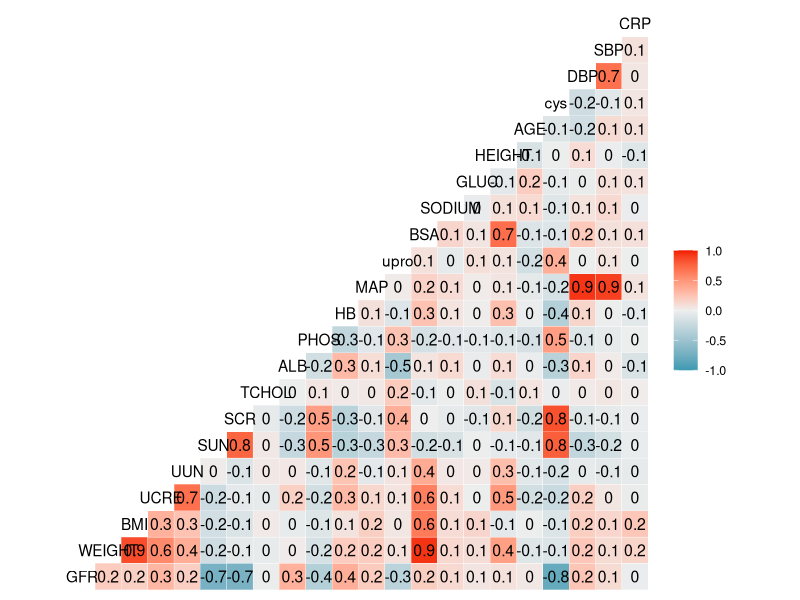
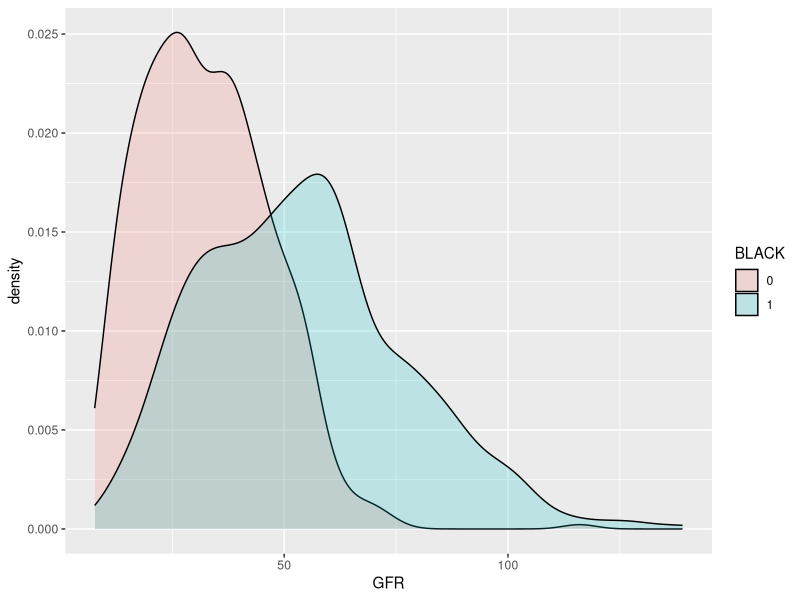
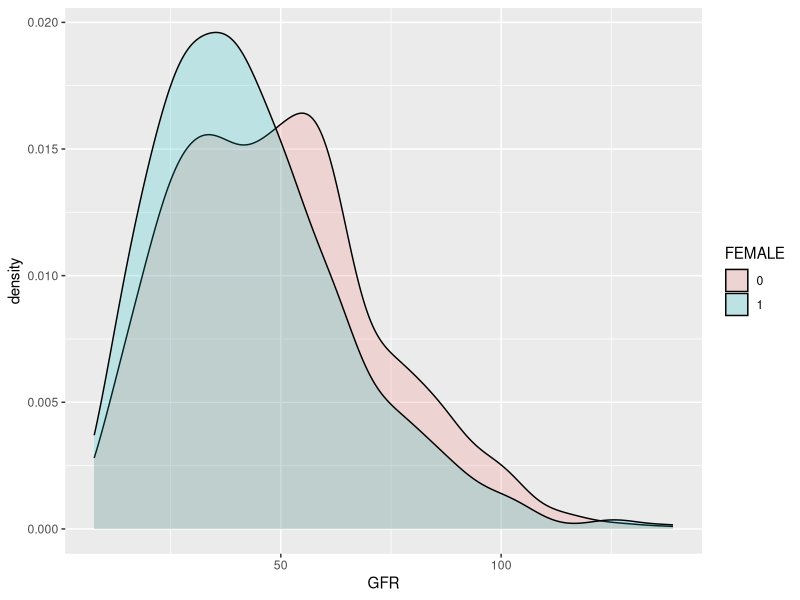
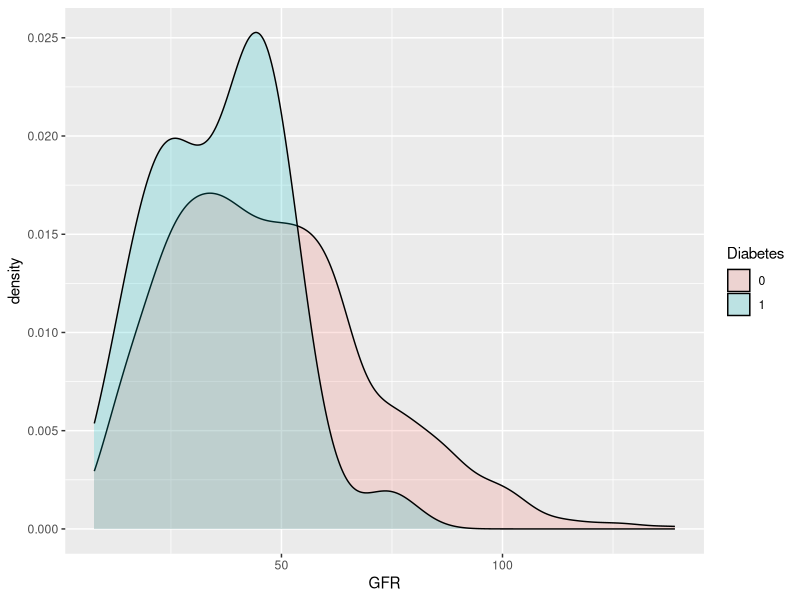

Generate these figures, in order, with R: (Note: this script raises an error after producing the figures.)
library(dplyr)
library(ggplot2)
library(ggfortify)
library(GGally)
library(Hmisc)
library(stats)
library(glmnet)

kidney = read.csv("kidney.csv")
dim(kidney)
names(kidney)

# Missing data
perc.missing = apply(apply(kidney, 2, is.na),2, mean)
kidney = kidney %>% select(-hbpstatus, -UPHO, -TRIG, -LDL, -HDL, -HBA1C)
kidney = na.omit(kidney)
dim(kidney)
attach(kidney)

# Convert to factors
kidney$BLACK = as.factor(BLACK) 
kidney$FEMALE = as.factor(FEMALE) 
kidney$Diabetes = as.factor(Diabetes)

# Look at variable relationships
ggcorr(kidney,label=TRUE)
ggplot(data=kidney) + geom_density(aes(x=GFR,fill=BLACK),alpha = 0.2)
ggplot(data=kidney) + geom_density(aes(x=GFR,fill=FEMALE),alpha = 0.2)
ggplot(data=kidney) + geom_density(aes(x=GFR,fill=Diabetes),alpha = 0.2)

# Split into test and train set
split = sample(1:nrow(kidney), size = floor(0.75*nrow(kidney)))
kidney.train = kidney[split,]
kidney.test = kidney[-split,]

# Step function for forward selection
lm.null = lm(GFR~1,data=kidney.train)
lm.full = lm(GFR~.,data=kidney.train)
forward.lm = step(lm.null,scope=list(lower=lm.null,upper=lm.full),direction="forward")
forward.lm$anova
summary(forward.lm)
forward.mse = mean((kidney.test$GFR - predict(forward.lm, kidney.test))^2)

ggplot()+geom_line(aes(x=1:12, y=forward.lm$anova$AIC))+ylab("AIC")+xlab("Number of Variables")

# Try out for backward selection and compare models and test MSE. 
backward.lm = step(lm.full,scope=list(lower=lm.null,upper=lm.full),direction="backward")
backward.lm$anova
summary(backward.lm)
backward.mse = mean((kidney.test$GFR - predict(backward.lm, kidney.test))^2)


# Lasso and ridge require data in matrix format - use model.matrix which transforms categorical variables
X=model.matrix(GFR~.,kidney)[,-1]
Y=kidney$GFR

# First look at output for ridge regression
grid = 10^seq(10, -2, length = 100)
ridge.lm = glmnet(X,Y,alpha=0,lambda=grid)
plot(ridge.lm)
ridge.lm$lambda[20]
coef(ridge.lm)[,20]
ridge.lm$lambda[50]
coef(ridge.lm)[,50]

# 10-fold cross-validation for ridge
folds = sample(1:10, nrow(kidney), replace = TRUE)
cv.mse = matrix(NA, nrow = 10, ncol = 100)

for (i in 1:10){
  ridge.lm=glmnet(X[folds!=i,],Y[folds!=i],alpha=0,lambda=grid)
  for (j in 1:100){
    cv.mse[i,j] = mean((predict(ridge.lm,s=grid[j],newx=X[folds==i,])-Y[folds==i])^2)
  }
}
avg.cv.mse = apply(cv.mse,2,mean)
sd.cv.mse = apply(cv.mse,2,sd)
ridge.lambda.min = grid[which.min(avg.cv.mse)]
ggplot()+geom_line(aes(x=log(ridge.lm$lambda),y=avg.cv.mse)) +
  geom_errorbar(aes(x=log(ridge.lm$lambda),ymin=avg.cv.mse-sd.cv.mse, ymax=avg.cv.mse+sd.cv.mse),col="gray") +
  xlab("Log(lambda)")+ylab("Avg MSE")+
  geom_vline(aes(xintercept=ridge.lambda.min),col="blue")

# Get final model chosen by k-fold cross-validation
# The coefficients are always returned on the original scale.
coef(ridge.lm)[,which.min(avg.cv.mse)]

# Look at lasso coefficients - difference to ridge plot
lasso.lm = glmnet(X,Y,alpha=1,lambda=grid)
plot(lasso.lm)

# Can use predict to get coefficients for particular lambda 
predict(lasso.lm,type="coefficients",s=15)[1:20,]

# Now run with lasso using cv.glmnet, plot and find lambda$min
cv.out=cv.glmnet(X,Y,alpha=1,nfolds=10,type.measure="mse")
plot(cv.out)
lasso.lambda.min=cv.out$lambda.min

predict(lasso.lm,type="coefficients",s=lasso.lambda.min)[1:20,]
